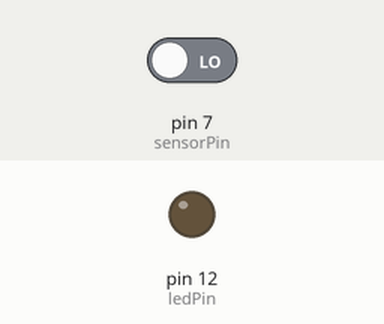
Bench run of a sketch on a simulated Arduino Uno, built with avr-gcc and run on an emulated ATmega328P. Shown: output pins drawn as LEDs (lit = HIGH). The test bench sets the inputs (shaded band); at power-on: pin 7 (sensorPin) LOW.

Above: at 1.2 s.
1.3 s: pin 7 (sensorPin) driven HIGH
At 2.2 s:
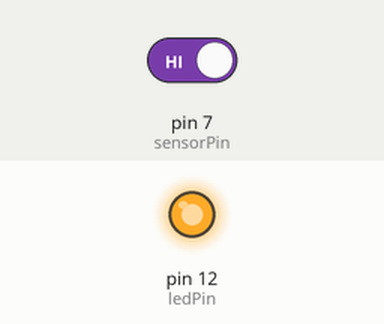
2.8 s: pin 7 (sensorPin) driven LOW
At 5.7 s:
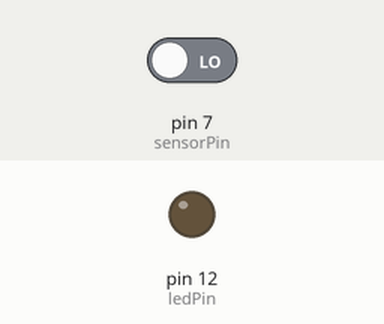
Timing chart, 0 to 7.2 s (numbered marks = the images above; inputs shaded):
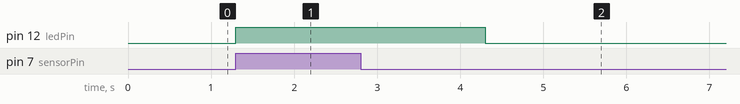

Measured:
- after the input at 1.3 s, pin 12 (ledPin): LOW → HIGH at once
- after the input at 2.8 s, pin 12 (ledPin): HIGH → LOW after 1.5 s

The sketch:

Project_14_Sound_Sensor_Module.ino
```cpp
int  sensorPin  =  7;
int  ledPin  =  12;   // select the pin for  the LED
void setup()
{
pinMode(ledPin,OUTPUT);
pinMode(sensorPin,INPUT);

}
void loop(){
if(1==digitalRead(sensorPin))
{digitalWrite(ledPin,HIGH);
 delay(3000);
 digitalWrite(ledPin,LOW);
}else
 {digitalWrite(ledPin,LOW);
  }

}
```
